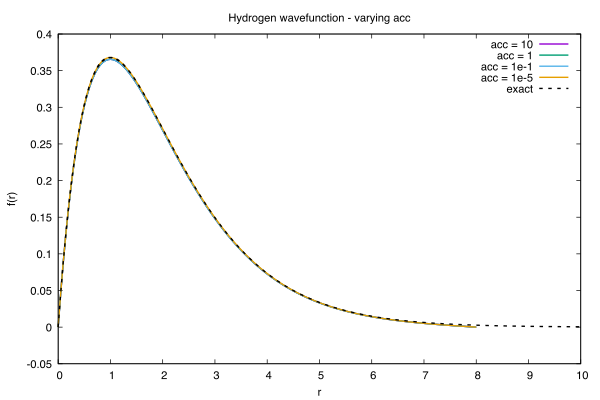

Write the gnuplot code that produced this figure.
set terminal pdfcairo enhanced color font "Times,12" size 6in,4in
set output "wave_acc.pdf"

set title "Hydrogen wavefunction - varying acc"
set xlabel "r"
set ylabel "f(r)"

plot \
    "wave_acc.dat" index 0 using 1:2 with lines lw 2 title "acc = 10", \
    "wave_acc.dat" index 1 using 1:2 with lines lw 2 title "acc = 1", \
    "wave_acc.dat" index 2 using 1:2 with lines lw 2 title "acc = 1e-1", \
    "wave_acc.dat" index 3 using 1:2 with lines lw 2 title "acc = 1e-5", \
    "wave_rmax.dat" index 3 using 1:3 with lines lw 2 dt 2 lc rgb "black" title "exact"
